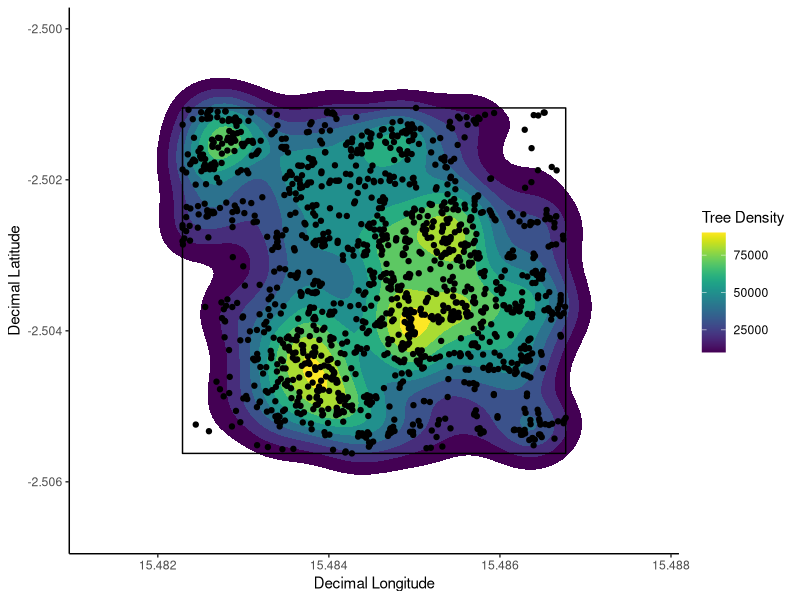
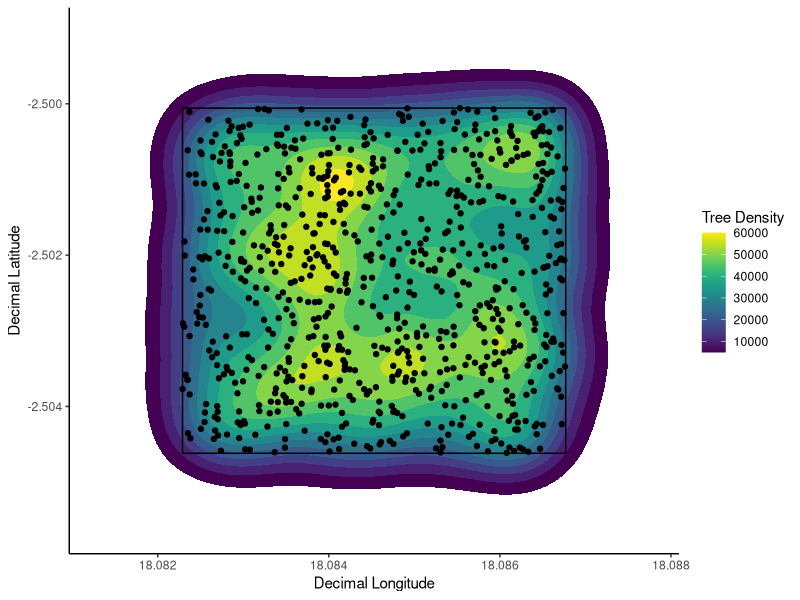
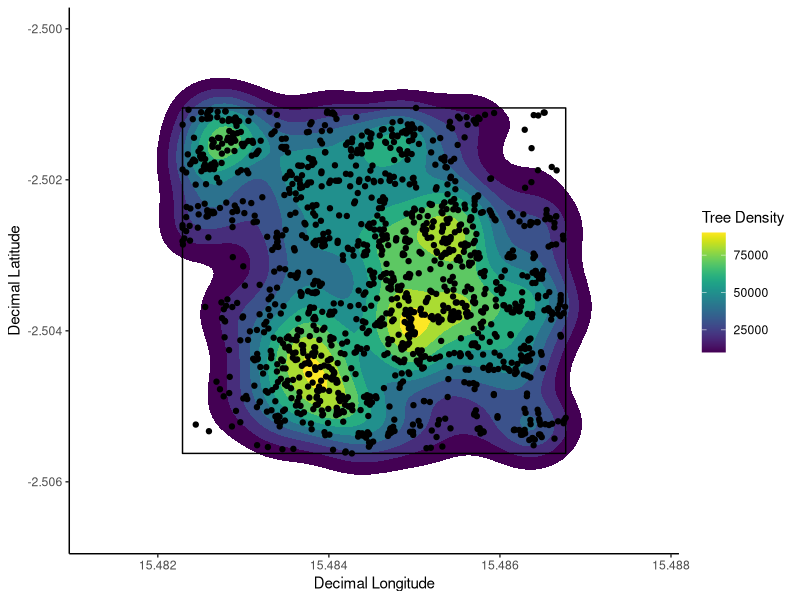
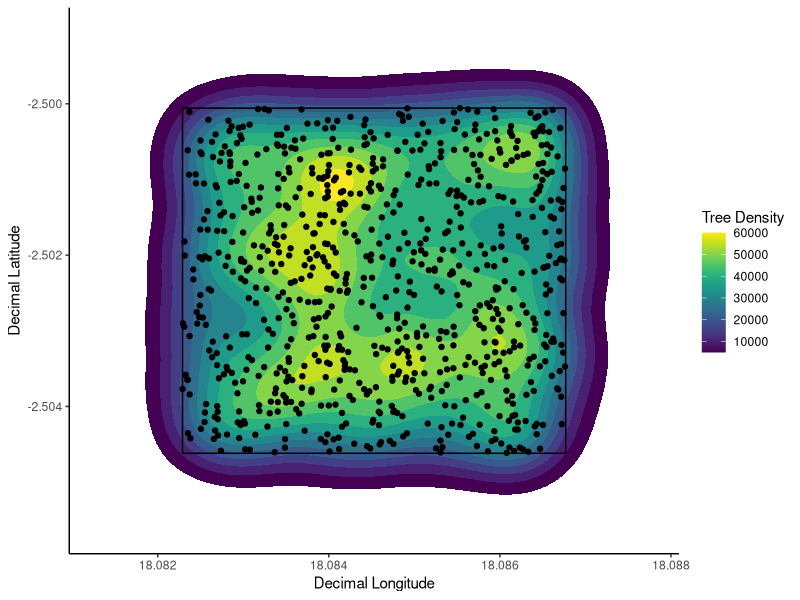

R code for these plots, in order:
# Packages ----
library(ggplot2)
library(dplyr)
library(readr)
library(viridis)

# Set working directory to the directory this file is in! ----
setwd("")

# Import data ----
# Tree locations and diameters
tree_loc_diam_1_2_summ <- read_csv("tree_loc_diam_1_2.csv")

# Plot bounding boxes
plot_bbox_1 <- read_csv("plot_bb_1.csv")  # Elephant plot
plot_bbox_2 <- read_csv("plot_bb_2.csv")  # No elephant plot

# Is there an effect of elephants on spatial clustering of trees? ----
# Split data frames to make two graphs
tree_loc_diam_1_summ <- tree_loc_diam_1_2_summ %>%
	filter(plot == "elephants")

tree_loc_diam_2_summ <- tree_loc_diam_1_2_summ %>%
	filter(plot == "no_elephants")

# Create heatmaps based on density of trees
(elephant_plot <- ggplot(tree_loc_diam_1_summ, aes(x = dec_lon, y = dec_lat)) + 
	stat_density2d(aes(fill = ..level..), geom = "polygon") +
	scale_fill_viridis() + 
	geom_polygon(data = plot_bbox_1, aes(x = dec_lon, y = dec_lat), fill = NA, colour = "black") + 
	geom_point() + 
	xlim(min(plot_bbox_1$dec_lon) - 0.001, max(plot_bbox_1$dec_lon) + 0.001) + 
	ylim(min(plot_bbox_1$dec_lat) - 0.001, max(plot_bbox_1$dec_lat) + 0.001) + 
	xlab("Decimal Longitude") +
	ylab("Decimal Latitude") +
	labs(fill = "Tree Density") +
	theme_classic())

(no_elephant_plot <- ggplot(tree_loc_diam_2_summ, aes(x = dec_lon, y = dec_lat)) + 
	stat_density2d(aes(fill = ..level..), geom = "polygon") +
	scale_fill_viridis() + 
	geom_polygon(data = plot_bbox_2, aes(x = dec_lon, y = dec_lat), fill = NA, colour = "black") + 
	geom_point() + 
	xlim(min(plot_bbox_2$dec_lon) - 0.001, max(plot_bbox_2$dec_lon) + 0.001) + 
	ylim(min(plot_bbox_2$dec_lat) - 0.001, max(plot_bbox_2$dec_lat) + 0.001) + 
	xlab("Decimal Longitude") +
	ylab("Decimal Latitude") +
	labs(fill = "Tree Density") +
	theme_classic())

# Save the plots
ggsave(filename = "elephant_plot.png", plot = elephant_plot)
ggsave(filename = "no_elephant_plot.png", plot = no_elephant_plot)
